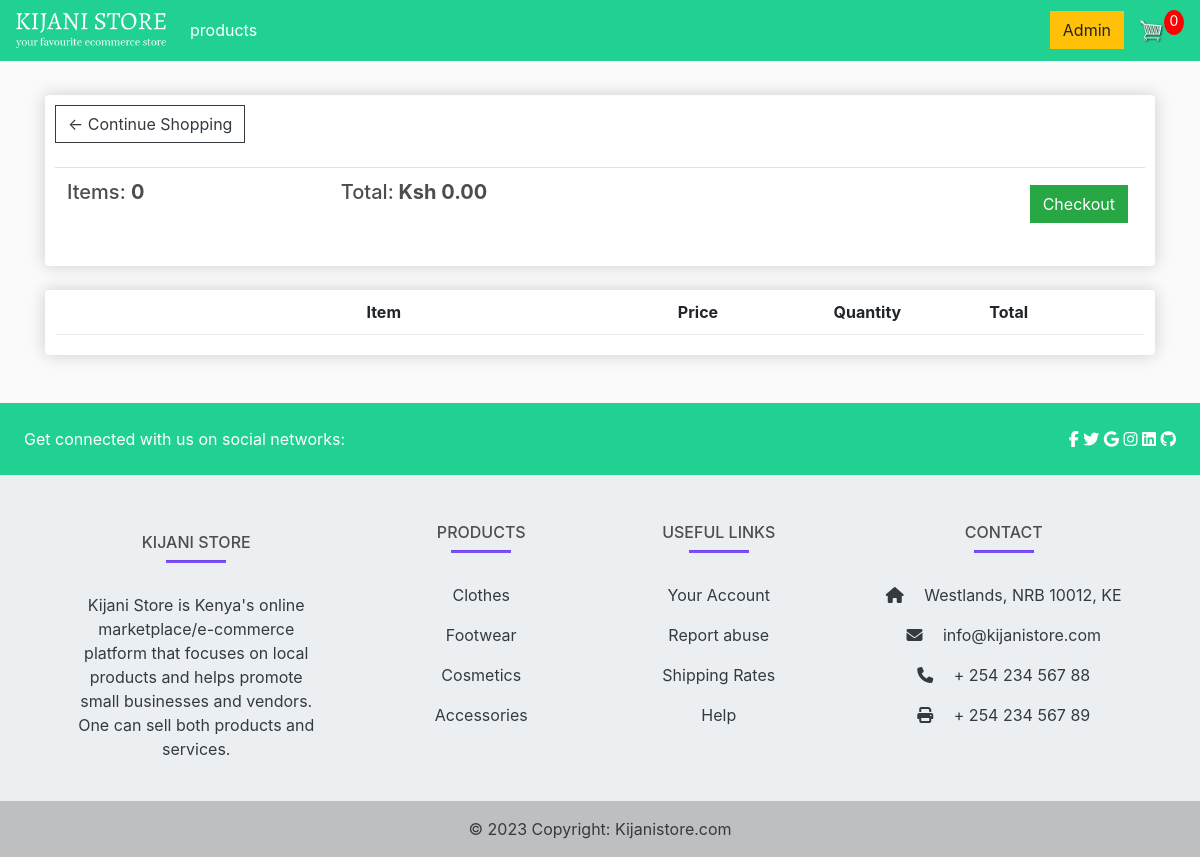
The app's page /cart/ (signed in), older data.
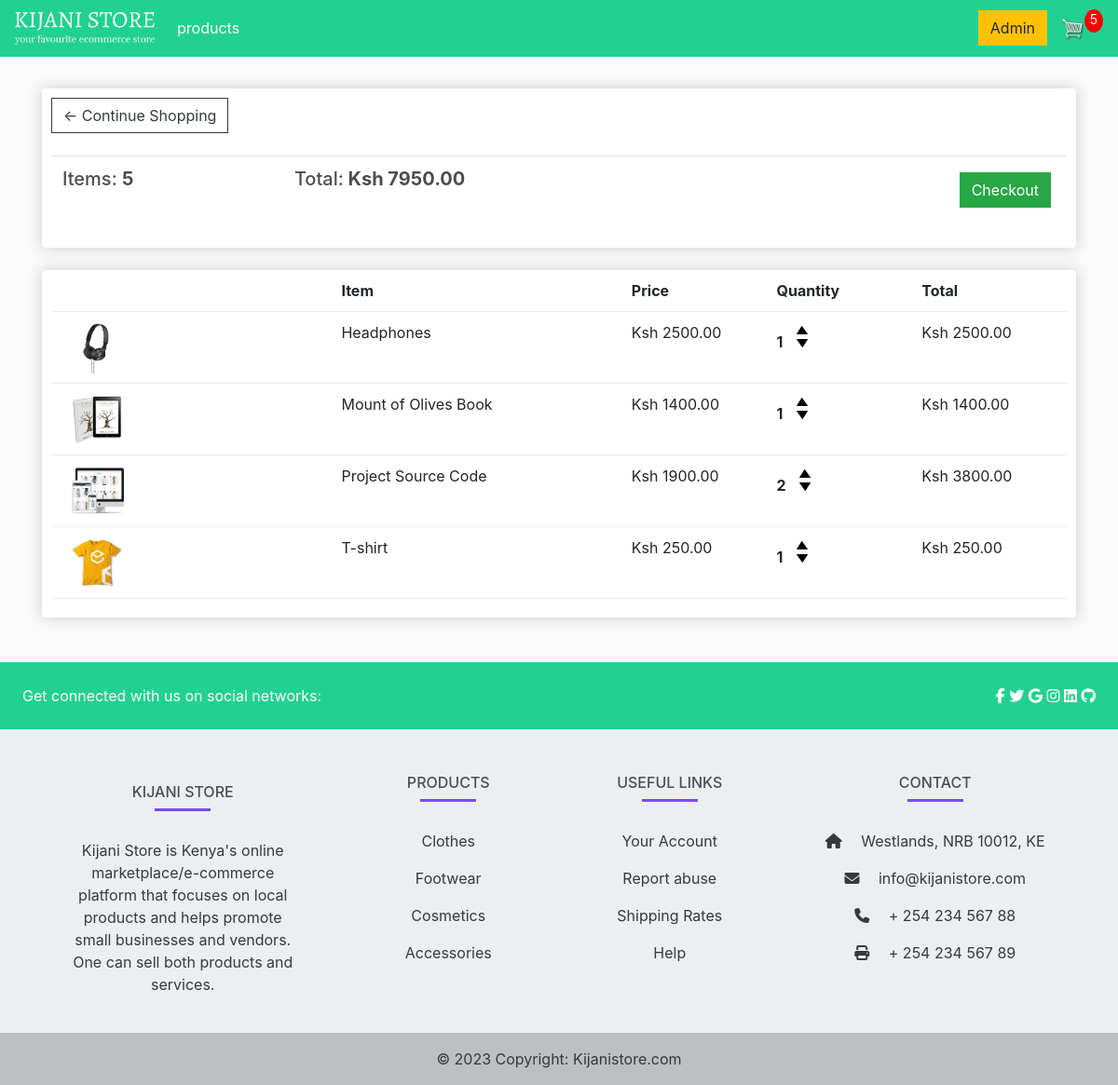
The same page, newer data.
### store/models.py (models this page shows, shortened)
class Order(models.Model):
    customer = models.ForeignKey(Customer, on_delete=models.SET_NULL, blank=True, null=True)
    date_ordered = models.DateTimeField(auto_now_add=True)
    complete = models.BooleanField(default=False, null=True, blank=False)
    transaction_id = models.CharField(max_length=200, null=True)
    @property
    def get_cart_total(self):
        orderitems = self.orderitem_set.all()
        total = sum([item.get_total for item in orderitems])
        return total
    @property
    def get_cart_items(self):
        orderitems = self.orderitem_set.all()
        total = sum([item.quantity for item in orderitems])
        return total

class OrderItem(models.Model):
    product = models.ForeignKey(Product, on_delete=models.SET_NULL, blank=True, null=True)
    order = models.ForeignKey(Order, on_delete=models.SET_NULL, blank=True, null=True)
    quantity = models.IntegerField(default=0, null=True, blank=True)
    date_added = models.DateTimeField(auto_now_add=True)
    @property
    def get_total(self):
        total = self.product.price * self.quantity
        return total

class Product(models.Model):
    name = models.CharField(max_length=200, null=True)
    price = models.DecimalField(max_digits=7, decimal_places=2)
    digital = models.BooleanField(default=False, null= True, blank=False)
    image = models.ImageField(null=True, blank=True)
    @property
    def imageURL(self):
        try:
            url = self.image.url
        except:
            url = ''
        return url

### store/views.py (the view)
# urls.py: path('cart/', views.cart, name="cart"),
def cart(request):
	data = cartData(request)
	cartItems = data['cartItems']
	order = data['order']
	items = data['items']
	context = {'items':items, 'order':order, 'cartItems':cartItems}
	return render(request, 'store/cart.html', context)

### store/utils.py (called while the page is built)
def cartData(request):
    if request.user.is_authenticated:
    		customer = request.user.customer
    		order, created = Order.objects.get_or_create(customer=customer, complete=False)
    		items = order.orderitem_set.all()
    		cartItems = order.get_cart_items
    else:
    		cookieData = cookieCart(request)
    		cartItems = cookieData['cartItems']
    		order = cookieData['order']
    		items = cookieData['items']
    return {'cartItems':cartItems ,'order':order, 'items':items}

### store/templates/store/cart.html
{% extends 'store/main.html' %}
{% load static %}
{% block content %}
	<div class="row">
		<div class="col-lg-12">
			<div class="box-element">
				<a  class="btn btn-outline-dark" href="{% url 'store' %}">&#x2190; Continue Shopping</a>
				<br>
				<br>
				<table class="table">
					<tr>
						<th><h5>Items: <strong>{{order.get_cart_items}}</strong></h5></th>
						<th><h5>Total:<strong> Ksh {{order.get_cart_total|floatformat:2}}</strong></h5></th>
						<th>
							<a  style="float:right; margin:5px;" class="btn btn-success" href="{% url 'checkout' %}">Checkout</a>
						</th>
					</tr>
				</table>
			</div>
			<br>
			<div class="box-element">
				<div class="cart-row">
					<div style="flex:2"></div>
					<div style="flex:2"><strong>Item</strong></div>
					<div style="flex:1"><strong>Price</strong></div>
					<div style="flex:1"><strong>Quantity</strong></div>
					<div style="flex:1"><strong>Total</strong></div>
				</div>
				{% for item in items %}
				<div class="cart-row">
					<div style="flex:2"><img class="row-image" src="{{item.product.imageURL}}"></div>
					<div style="flex:2"><p>{{item.product.name}}</p></div>
					<div style="flex:1"><p>Ksh {{item.product.price|floatformat:2}}</p></div>
					<div style="flex:1">
						<p class="quantity">{{item.quantity}}</p>
						<div class="quantity">
							<img data-product= {{item.product.id}} data-action="add" class="chg-quantity update-cart " src="{% static  'images/arrow-up.png' %}">
							<img  data-product= {{item.product.id}} data-action="remove" class="chg-quantity  update-cart " src="{% static  'images/arrow-down.png' %}">
						</div>
					</div>
					<div style="flex:1"><p>Ksh {{item.get_total|floatformat:2}}</p></div>
				</div>
				{% endfor %}
			</div>
		</div>
	</div>
{% endblock content %}

Row changes from the older to the newer data that the page shows:
no longer on this page (row edited): Order: get_cart_items "0", get_cart_total "0.00"
added Order: get_cart_items "5", get_cart_total "7950.00"
added OrderItem: product.imageURL (picture), product.name "Headphones", product.price "2500.00", quantity "1", get_total "2500.00"
added OrderItem: product.imageURL (picture), product.name "Mount of Olives Book", product.price "1400.00", quantity "1", get_total "1400.00"
added OrderItem: product.imageURL (picture), product.name "Project Source Code", product.price "1900.00", quantity "2", get_total "3800.00"
added OrderItem: product.imageURL (picture), product.name "T-shirt", product.price "250.00", quantity "1", get_total "250.00"
Text that changed along with them:
{{ cartItems }}: "0" → "5"
